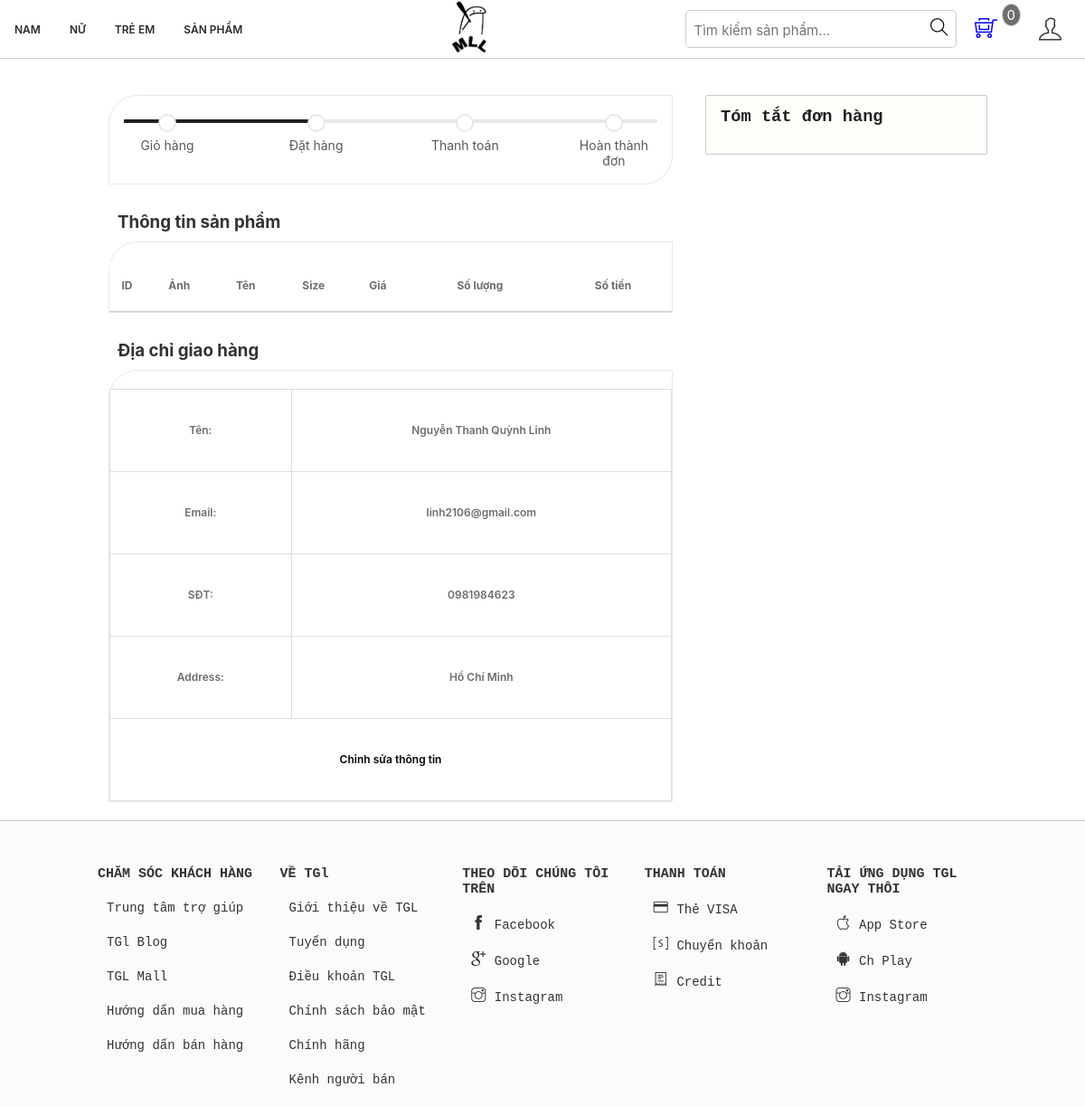
The app's page /thanhtoan.php (signed in) with its own data.
### tables this page shows
CREATE TABLE `tbl_uer` (
  `userId` int(11) NOT NULL,
  `name` varchar(255) NOT NULL,
  `username` varchar(255) NOT NULL,
  `userPassword` varchar(255) NOT NULL,
  `email` varchar(255) NOT NULL,
  `gioiTinh` varchar(255) NOT NULL,
  `sdt` varchar(11) NOT NULL,
  `ngaySinh` varchar(255) NOT NULL,
  `diaChi` text NOT NULL,
  `cauHoiBM` varchar(255) NOT NULL
);

### classses/user.php (called while the page is built, shortened)
<?php
$filepath = realpath(dirname(__FILE__));
include_once($filepath . '/../lib/database.php');
?>
<?php
class user
{
    private $db;
    public function __construct()
    {
        $this->db = new Database();
    }
    public function show_User($userId)
    {
        $query = "SELECT *  FROM tbl_uer WHERE userId = '$userId'";
        $result = $this->db->select($query);
        return $result;
    }
}
?>

### lib/database.php (called while the page is built, shortened)
<?php
    Class Database{
        public $host   = DB_HOST;
        public $user   = DB_USER;
        public $pass   = DB_PASS;
        public $dbname = DB_NAME;
        public $link;
        private function connectDB(){
        $this->link = new mysqli($this->host, $this->user, $this->pass,
            $this->dbname);
        }
        public function select($query){
            $result = $this->link->query($query) or
            die($this->link->error.__LINE__);
            if($result->num_rows > 0){
                return $result;
            } else {
                return false;
            }
        }
}

### inc/handle.php (called while the page is built, shortened)
<?php
    include_once 'lib/session.php';
?>
<?php
    include_once 'lib/database.php';
    $user = new user();
?>

### lib/session.php (called while the page is built, shortened)
<?php
class Session{
 public static function get($key){
    if (isset($_SESSION[$key])) {
     return $_SESSION[$key];
    } else {
     return false;
    }
 }
}
?>

### thanhtoan.php (the view, shortened to what this page needs)
<?php include './inc/handle.php' ?>
<!DOCTYPE html>
<html lang="en">
<head>
    <link rel="stylesheet" href="assets/css/grid.css">
    <link rel="stylesheet" href="assets/css/productCart.css">
    <link rel="stylesheet" href="assets/css/base.css">
    <link rel="stylesheet" href="assets/css/thanhtoan.css">
    <link rel="stylesheet" href="assets/css/main.css">
    <link rel="stylesheet" href="assets/font/themify-icons/themify-icons.css">
</head>
<body>
    <div class="grid">
        <?php include 'inc/header.php' ?>
    </div>
    <div class="grid" style="border-top: 1px solid #ccc;">
        <form action="" method="POST">
            <div class="grid">
                <div class="app">
                    <div class="grid wide">
                        <div class="row">
                            <div class="col l-8" style="margin-top: 40px;">
                                <div class="col l-12">
                                    <div class="checkout-process-bar block-border">
                                        <ul>
                                            <li class="">
                                                <span>Giỏ hàng</span>
                                            </li>
                                            <li class="active"><span>Đặt hàng</span></li>
                                            <li class=""><span>Thanh toán</span></li>
                                            <li><span>Hoàn thành đơn</span></li>
                                        </ul>
                                    </div>
                                </div>
                                <div class="col l-12" style="margin: 20px 0;">
                                    <h3 style="padding: 10px;font-family: var(--font-family-sans-serif);">Thông tin sản phẩm</h3>
                                    <div style="border: 1px solid #e7e8e9;border-radius: 32px 0px 0px;">
                                        <table>
                                            <thead>
                                                <tr>
                                                    <th>ID</th>
                                                    <th>Ảnh</th>
                                                    <th>Tên</th>
                                                    <th>Size</th>
                                                    <th>Giá</th>
                                                    <th>Số lượng</th>
                                                    <th>Số tiền</th>
                                                </tr>
                                            </thead>
                                        </table>
                                    </div>
                                </div>
                                <div class="col l-12" style="margin: 20px 0;">
                                    <h3 style="padding: 10px;font-family: var(--font-family-sans-serif);">Địa chỉ giao hàng</h3>
                                    <div style="border: 1px solid #e7e8e9;border-radius: 32px 0px 0px;">
                                        <?php
                                        $userId = Session::get('user_id');
                                        $infor_user = $user->show_User($userId);
                                        while ($result_infor_user = $infor_user->fetch_assoc()) {
                                        ?>
                                            <table>
                                                <tbody>
                                                    <tr style="line-height:50px;">
                                                        <td>Tên: </td>
                                                        <td><?php echo $result_infor_user['name'] ?></td>
                                                    </tr>
                                                    <tr style="line-height:50px;">
                                                        <td>Email: </td>
                                                        <td><?php echo $result_infor_user['email'] ?></td>
                                                    </tr>
                                                    <tr style="line-height:50px;">
                                                        <td>SĐT: </td>
                                                        <td><?php echo $result_infor_user['sdt'] ?></td>
                                                    </tr>
                                                    <tr style="line-height:50px;">
                                                        <td>Address: </td>
                                                        <td><?php echo $result_infor_user['diaChi'] ?></td>
                                                    </tr>
                                                    <tr style="line-height:50px;">
                                                        <td colspan="2" style="cursor:pointer;"><a href="account.php" style="text-decoration:none;color:black; ">Chỉnh sửa thông tin</a></td>
                                                    </tr>
                                                </tbody>
                                            <?php
                                        }
                                            ?>
                                            </table>
                                    </div>
                                </div>
                            </div>
                            <div class="col l-4">
                            <div class="cart-voucher">
								<h3>Tóm tắt đơn hàng</h3>
							</div>
                            </div>
                        </div>
                    </div>
                </div>
            </div>
        </form>
        <?php include './inc/footer.php' ?>
    </div>
</body>
</html>

### assets/css/grid.css (style rules this page uses)
.grid { width: 100%; display: block; padding: 0; }
.grid.wide { max-width: 1200px; margin: 0 auto; }
.row { display: flex; flex-wrap: wrap; margin-left: -4px; margin-right: -4px; }
@media (min-width: 740px) { .row { margin-left: -8px; margin-right: -8px; } }
@media (min-width: 1113px) { .row { margin-left: -12px; margin-right: -12px; } }
@media (min-width: 1113px) { .l-1, .l-2, .l-2-4, .l-3, .l-4, .l-5, .l-6, .l-7, .l-8, .l-9, .l-10, .l-11, .l-12 { display: block; } }
@media (min-width: 1113px) { .l-4 { flex: 0 0 33.33333%; max-width: 33.33333%; } }
@media (min-width: 1113px) { .l-8 { flex: 0 0 66.66667%; max-width: 66.66667%; } }
@media (min-width: 1113px) { .l-12 { flex: 0 0 100%; max-width: 100%; } }
@media (min-width: 1024px) and (max-width: 1239px) { .wide { width: 984px; } }
@media (min-width: 1024px) and (max-width: 1239px) { .wide .row { margin-left: -12px; margin-right: -12px; } }
@media (min-width: 1024px) and (max-width: 1239px) { .wide .col { padding-left: 12px; padding-right: 12px; } }
@media (min-width: 1024px) and (max-width: 1239px) { .wide .l-1, .wide .l-2, .wide .l-2-4, .wide .l-3, .wide .l-4, .wide .l-5, .wide .l-6, .wide .l-7, .wide .l-8, .wide .l-9, .wide .l-10, .wide .l-11, .wide .l-12 { display: block; } }
@media (min-width: 1024px) and (max-width: 1239px) { .wide .l-4 { flex: 0 0 33.33333%; max-width: 33.33333%; } }
@media (min-width: 1024px) and (max-width: 1239px) { .wide .l-8 { flex: 0 0 66.66667%; max-width: 66.66667%; } }
@media (min-width: 1024px) and (max-width: 1239px) { .wide .l-12 { flex: 0 0 100%; max-width: 100%; } }

### assets/css/productCart.css (style rules this page uses)
:root { --font-family-sans-serif: -apple-system, BlinkMacSystemFont, "Segoe UI", Roboto, "Helvetica Neue", Arial, "Noto Sans", "Liberation Sans", sans-serif, "Apple Color Emoji", "Segoe UI Emoji", "Segoe UI Symbol", "Noto Color Emoji"; --font-family-monospace: SFMono-Regular, Menlo, Monaco, Consolas, "Liberation Mono", "Courier New", monospace; }
html { box-sizing: border-box; }
* { margin: 0; padding: 0; box-sizing: inherit; }
.app_cart-title, .cart-voucher { background-color: #fffefb; border: 1px solid rgba(224, 168, 0, .4); padding: 0.75rem 1rem; display: flex; align-items: center; margin-bottom: 0.625rem 1rem; border-radius: 2px }
ul { list-style: none; }
table { width: 100%; background: #fff; margin-top: 20px; padding: 10px; border-collapse: collapse; font-family: var(--font-family-sans-serif); padding-bottom: 24px; text-align: left; font-weight: 600; font-size: 12px; line-height: 16px; color: #6c6d70; }
th { padding: 20px 0; }
tr { border-bottom: 1px solid #ccc; text-align: center; }
thead { padding: 10px; margin-bottom: 10px; border-bottom: 1px solid #ccc; }
.cart-voucher { margin-top: 40px; margin-bottom: 20px; display: block; border: 1px solid #ccc; }
.cart-voucher h3 { margin-bottom: 18px; color: #221f20; font-family: var(--font-family-monospace); }
.checkout-process-bar ul { width: 100%; display: flex; justify-content: space-between; position: relative; overflow: hidden; grid-gap: 12px; }
.checkout-process-bar span { font-family: var(--font-family-sans-serif); font-size: 14px; line-height: 16px; color: #57585a; }
.checkout-process-bar ul:before { position: absolute; height: 4px; background-color: #e7e8e9; content: ""; width: 100%; top: 10px; }
.checkout-process-bar ul li { position: relative; padding-top: 31px; width: 96px; text-align: center; font-size: 12px; line-height: 16px; color: #221f20; }
.checkout-process-bar ul li:before { content: ""; position: absolute; top: 4px; left: 50%; transform: translateX(-50%); width: 16px; height: 16px; border-radius: 24px; z-index: 12; border: 2px solid #e7e8e9; background-color: white; }
.checkout-process-bar ul li.active:after { content: ""; width: 2000px; background-color: #221f20; height: 4px; top: 10px; position: absolute; right: 48px; }
.checkout-process-bar { padding: 16px; position: relative; border-radius: 16px 0; }
.block-border { border: 1px solid #e7e8e9; border-radius: 32px 0px; }

### assets/css/base.css (style rules this page uses)
:root { --font-family-sans-serif: -apple-system, BlinkMacSystemFont, "Segoe UI", Roboto, "Helvetica Neue", Arial, "Noto Sans", "Liberation Sans", sans-serif, "Apple Color Emoji", "Segoe UI Emoji", "Segoe UI Symbol", "Noto Color Emoji"; --font-family-monospace: SFMono-Regular, Menlo, Monaco, Consolas, "Liberation Mono", "Courier New", monospace; }

### records on screen
tbl_uer: name "Nguyễn Thanh Quỳnh Linh", email "linh2106@gmail.com", sdt "0981984623", diaChi "Hồ Chí Minh"
